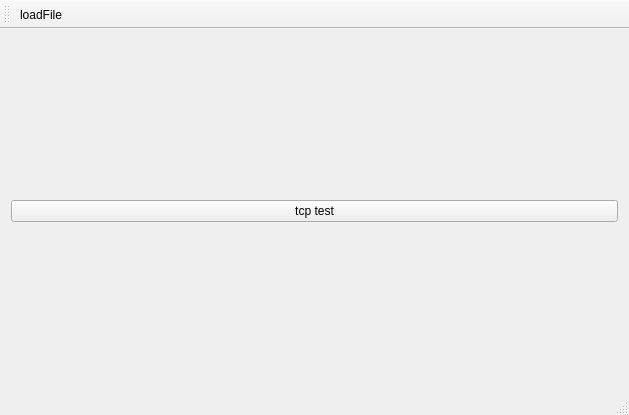
<?xml version="1.0" encoding="UTF-8"?>
<ui version="4.0">
 <class>MainWindow</class>
 <widget class="QMainWindow" name="MainWindow">
  <property name="geometry">
   <rect>
    <x>0</x>
    <y>0</y>
    <width>629</width>
    <height>415</height>
   </rect>
  </property>
  <property name="windowTitle">
   <string>MainWindow</string>
  </property>
  <widget class="QWidget" name="centralWidget">
   <layout class="QGridLayout" name="gridLayout">
    <item row="0" column="0">
     <widget class="QPushButton" name="tcpTest">
      <property name="text">
       <string>tcp test</string>
      </property>
     </widget>
    </item>
   </layout>
  </widget>
  <widget class="QMenuBar" name="menuBar">
   <property name="geometry">
    <rect>
     <x>0</x>
     <y>0</y>
     <width>629</width>
     <height>22</height>
    </rect>
   </property>
  </widget>
  <widget class="QToolBar" name="mainToolBar">
   <attribute name="toolBarArea">
    <enum>TopToolBarArea</enum>
   </attribute>
   <attribute name="toolBarBreak">
    <bool>false</bool>
   </attribute>
   <addaction name="actionLoadFile"/>
  </widget>
  <widget class="QStatusBar" name="statusBar"/>
  <action name="actionLoadFile">
   <property name="text">
    <string>loadFile</string>
   </property>
  </action>
 </widget>
 <layoutdefault spacing="6" margin="11"/>
 <resources/>
 <connections/>
</ui>
